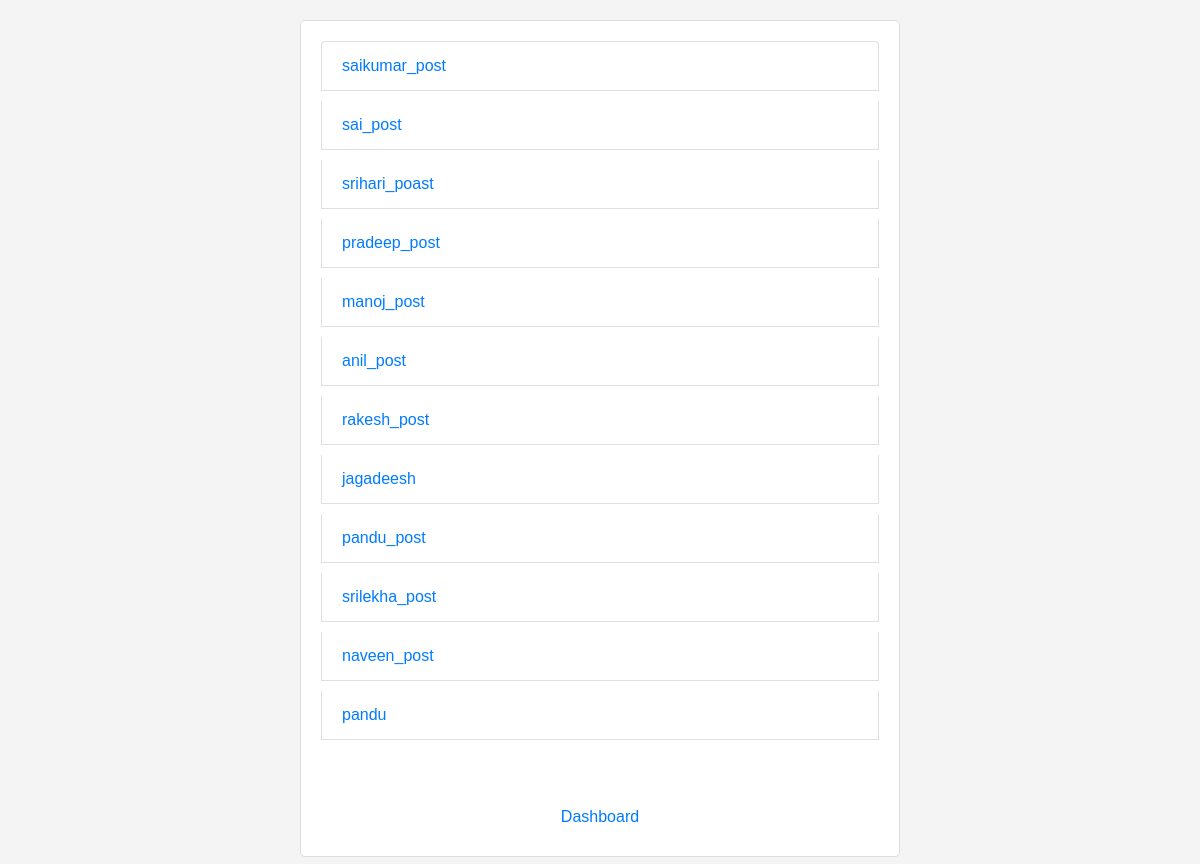
Screenshot of /main/allpost/ with the database file from the repository.
### fbapp/models.py (models this page shows)
class Add_post(models.Model):
    post_title=models.CharField(max_length=30)
    post_urls=models.CharField(max_length=50)
    post_comment=models.TextField()
    post_image=models.ImageField(null=True,blank=True, upload_to="images/")
    add_comment=models.CharField(max_length=255)
    def __str__(self):
        return '%s' %(self.post_title)

### fbapp/views.py (the view)
# urls.py: path('allpost/',views.allpost,name='allpost'),
def allpost(request):
    obj=Add_post.objects.all()
    print(obj)
    return render(request, 'allpost.html',{'obj':obj})

### fbapp/templates/allpost.html (shortened to what this page needs)
<!DOCTYPE html>
<html lang="en">
<head>
    <link rel="stylesheet" href="https://cdn.jsdelivr.net/npm/bootstrap@4.6.2/dist/css/bootstrap.min.css">
</head>
<body>
    <div class="container allpost">
        <ul class="list-group">
            {% for post in obj %}
                <li class="list-group-item"><a href="{% url 'allpostdetail' post.id %}">{{ post.post_title }}</a></li>
            {% endfor %}
            <br><br>
            <a class="btn btn-link" href="{% url 'dashboard' %}">Dashboard</a>
        </ul>
    </div>
</body>
</html>

### fbapp/templates/allpost.html (style rules this page uses)
body { font-family: Arial, sans-serif; background-color: #f4f4f4; }
.allpost { max-width: 600px; margin: 20px auto; background-color: white; padding: 20px; border: 1px solid #ddd; border-radius: 5px; }
.allpost ul { list-style: none; padding: 0; }
.allpost li { margin-bottom: 10px; }

### rows the page displays
Add_post: post_title "saikumar_post"
Add_post: post_title "sai_post"
Add_post: post_title "srihari_poast"
Add_post: post_title "pradeep_post"
Add_post: post_title "manoj_post"
Add_post: post_title "anil_post"
Add_post: post_title "rakesh_post"
Add_post: post_title "jagadeesh"
Add_post: post_title "pandu_post"
Add_post: post_title "srilekha_post"
Add_post: post_title "naveen_post"
Add_post: post_title "pandu"
